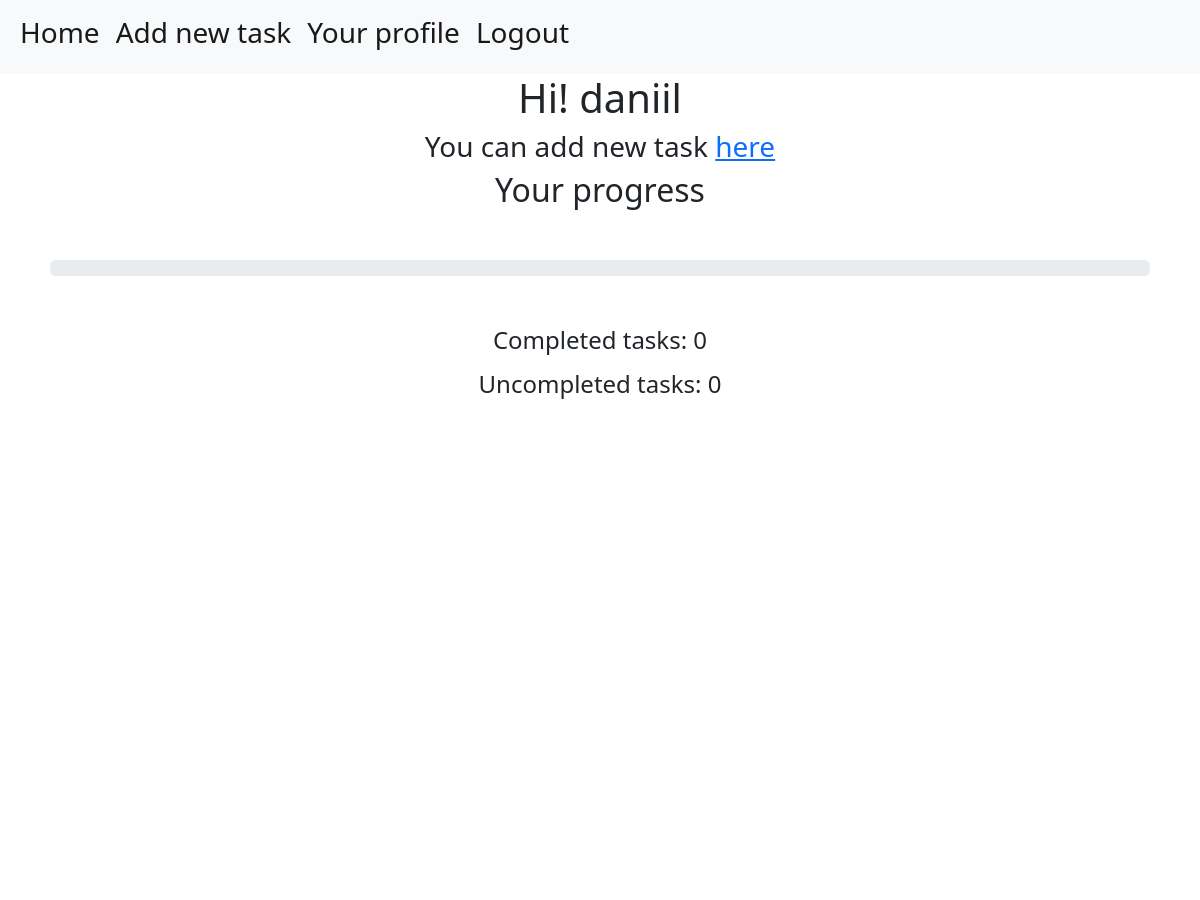
The page /profile/ (signed in, upper part) on the database as committed earlier.
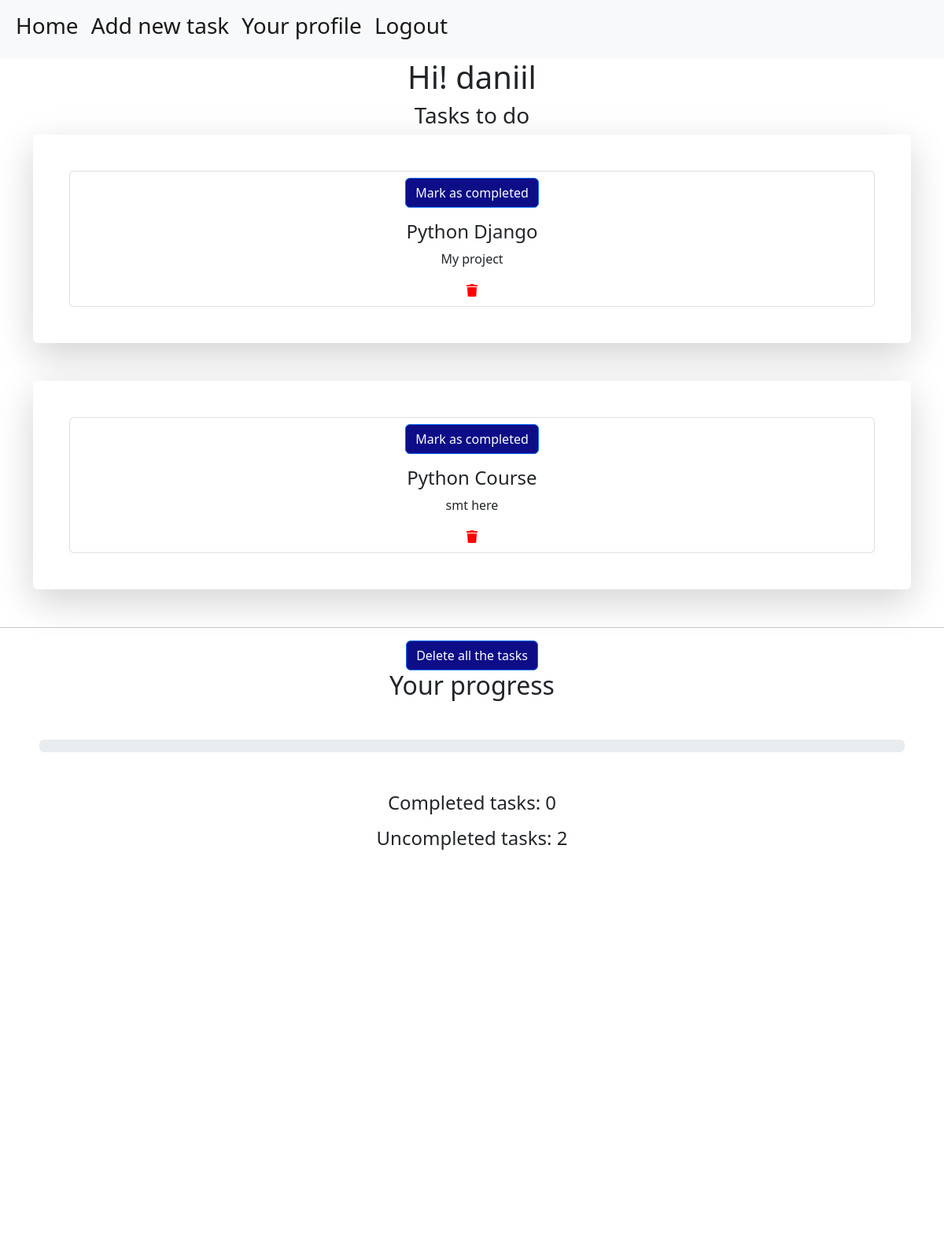
The same page on the database as committed later.
### tasks/models.py (models this page shows, shortened)
class Task(models.Model):
    title = models.CharField(max_length=255)
    description = models.TextField(null=True)
    is_completed = models.BooleanField(default=False)
    slug = models.SlugField(max_length=1000, db_index=True, null=True, blank=True, verbose_name='URL', unique=False)
    profile = models.ForeignKey('Profile', on_delete=models.CASCADE)

### tasks/views.py (the view)
# urls.py: path("profile/", profile, name='profile'),
def profile(request):
    if Profile.objects.filter(user=request.user):
        profile = Profile.objects.get(user=request.user)
        completed_tasks = Task.objects.filter(profile=profile, is_completed=True)
        uncompleted_tasks = Task.objects.filter(profile=profile, is_completed=False)
        completed_tasks_number = Task.objects.filter(profile=profile, is_completed=True).count()
        uncompleted_tasks_number = Task.objects.filter(profile=profile, is_completed=False).count()
        try:
            value = int(completed_tasks.count() / Task.objects.filter(profile=profile).count()) * 100
        except:
            value = 0
        return render(request, 'tasks/profile.html', {"completed_tasks": completed_tasks, "uncompleted_tasks": uncompleted_tasks,
                                                      "value": value, "completed_tasks_number": completed_tasks_number,
                                                      "uncompleted_tasks_number":uncompleted_tasks_number})
    else:
        Profile.objects.create(user=request.user)
        return render(request, 'tasks/profile.html')

### templates/tasks/profile.html (shortened to what this page needs)
{% extends 'base.html' %}
{% block content %}
<div class="text-center" style="margin-bottom:600px;">
    {% if request.user.is_authenticated %}
    <h1>Hi! {{ request.user.username }} </h1>
    {% if uncompleted_tasks %}
    <center><h3>Tasks to do</h3></center>
    {% for task in uncompleted_tasks %}
    <div class="container">
        <div class="shadow-lg p-3 mb-5 bg-body rounded">
            <ul class="list-group" style="margin:30px;">
                <li class="list-group-item">
                    <p><a href="{% url 'mark_as_completed' task.slug %}" type="button" class="btn btn-primary"
                          style="background-color: rgb(13, 13, 136)">Mark as
                        completed</a></p>
                    <label class="form-check-label"><h4>{{ task.title }}</h4></label>
                    <p>{{ task.description }}</p>
                    <a href="{% url 'delete_task' task.slug %}"><i class="fa fa-trash" style="color:red;"></i></a>
                </li>
            </ul>
        </div>
    </div>
    {% endfor %}
    {% endif %}
    {% if completed_tasks or uncompleted_tasks %}
    <hr>
    <a href="{% url 'delete_all_tasks' %}" type="button" class="btn btn-primary"
       style="background-color: rgb(13, 13, 136)" data-bs-toggle="modal"
       data-bs-target="#exampleModal">Delete all the tasks</a>
    {% else %}
    <center><h3>You can add new task <a href="{% url 'add_task' %}">here</a></h3></center>
    {% endif %}
    <center><h2>Your progress</h2></center>
    <div class="progress" style="margin:50px;">
    </div>
    <div class="container">
        <p><h4>Completed tasks: {{ completed_tasks_number }}</h4></p>
        <p><h4>Uncompleted tasks: {{ uncompleted_tasks_number }}</h4></p>
    </div>
    {% else %}
    <h3>You should <a href="{% url 'registration' %}">sign up</a> or <a href="{% url 'login' %}">login</a> firstly to
        enter your profile</h3>
    {% endif %}
</div>
{% endblock %}

### templates/base.html (shortened to what this page needs)
<!doctype html>
<html lang="en">
<head>
    <link href="https://cdn.jsdelivr.net/npm/bootstrap@5.2.0/dist/css/bootstrap.min.css" rel="stylesheet"
>
    <link rel="stylesheet" href="https://use.fontawesome.com/releases/v5.7.0/css/all.css"
>
</head>
<header>
    <nav class="navbar navbar-expand-lg bg-light">
        <div class="container-fluid">
            <div class="collapse navbar-collapse" id="navbarTogglerDemo02">
                <ul class="navbar-nav me-auto mb-2 mb-lg-0">
                    <li class="nav-item">
                        <a class="nav-link active" aria-current="page" href="{% url 'home' %}"><h3>Home</h3></a>
                    </li>
                    <li class="nav-item">
                        <a class="nav-link active" aria-current="page" href="{% url 'add_task' %}"><h3>Add new task</h3>
                        </a>
                    </li>
                    {% if request.user.is_authenticated %}
                    <li class="nav-item">
                        <a class="nav-link active" aria-current="page" href="{% url 'profile' %}"><h3>Your profile</h3>
                        </a>
                    </li>
                    {% else %}
                    <li class="nav-item">
                        <a class="nav-link active" aria-current="page" href="{% url 'login' %}"><h3>Your profile</h3>
                        </a>
                    </li>
                    {% endif %}
                    {% if request.user.is_authenticated %}
                    <li class="nav-item">
                        <a class="nav-link active" aria-current="page" href="{% url 'logout' %}"><h3>Logout</h3>
                        </a>
                    </li>
                    {% endif %}
                </ul>
            </div>
        </div>
    </nav>
</header>
{% block content %}{% endblock %}
</html>

Rows that differ between the two databases and show on the page:
added Task: title "Python Django", description "My project"
added Task: title "Python Course", description "smt here"
Other text that changed with them:
{{ uncompleted_tasks_number }}: "0" → "2"
text no longer shown: "You can add new task here"
text now shown: "Tasks to do Delete all the tasks"
